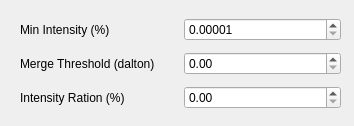
<?xml version="1.0" encoding="UTF-8"?>
<ui version="4.0">
 <class>Dialog</class>
 <widget class="QDialog" name="Dialog">
  <property name="geometry">
   <rect>
    <x>0</x>
    <y>0</y>
    <width>354</width>
    <height>126</height>
   </rect>
  </property>
  <property name="windowTitle">
   <string>Dialog</string>
  </property>
  <widget class="QWidget" name="gridLayoutWidget">
   <property name="geometry">
    <rect>
     <x>20</x>
     <y>13</y>
     <width>321</width>
     <height>101</height>
    </rect>
   </property>
   <layout class="QGridLayout" name="gridLayout">
    <item row="0" column="0">
     <widget class="QLabel" name="MinInt_LB">
      <property name="text">
       <string>Min Intensity (%)</string>
      </property>
     </widget>
    </item>
    <item row="0" column="1">
     <widget class="QDoubleSpinBox" name="MinInt_SB">
      <property name="decimals">
       <number>5</number>
      </property>
      <property name="minimum">
       <double>0.000010000000000</double>
      </property>
      <property name="maximum">
       <double>0.900000000000000</double>
      </property>
      <property name="singleStep">
       <double>0.000010000000000</double>
      </property>
     </widget>
    </item>
    <item row="1" column="0">
     <widget class="QLabel" name="MergeThreshold_LB">
      <property name="text">
       <string>Merge Threshold (dalton)</string>
      </property>
     </widget>
    </item>
    <item row="1" column="1">
     <widget class="QDoubleSpinBox" name="MergeThreshold_SB"/>
    </item>
    <item row="2" column="0">
     <widget class="QLabel" name="IntRatio_LB">
      <property name="text">
       <string>Intensity Ration (%)</string>
      </property>
     </widget>
    </item>
    <item row="2" column="1">
     <widget class="QDoubleSpinBox" name="IntRatio_SB"/>
    </item>
   </layout>
  </widget>
 </widget>
 <resources/>
 <connections/>
</ui>
